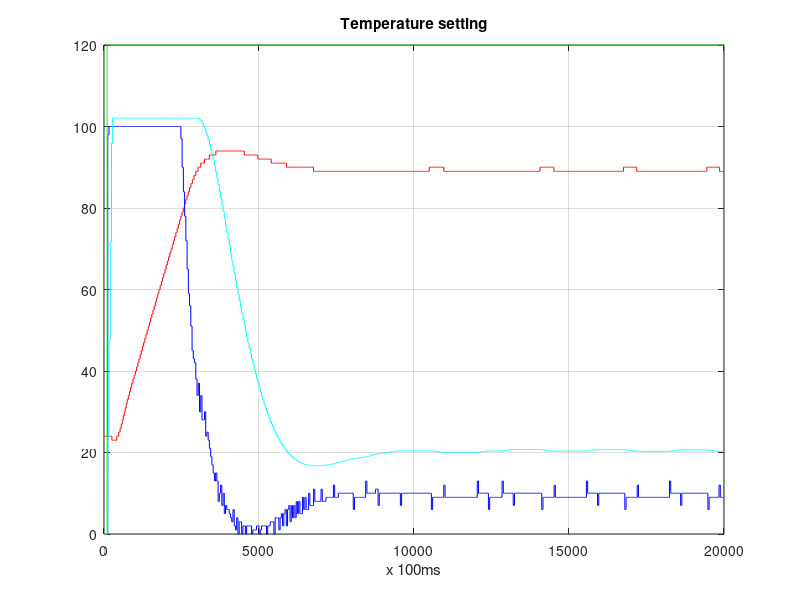

The MATLAB source for this figure:

% Actual temperature
file = fopen('col_0.txt','r');
if file ~= -1
    temp_actual = fscanf(file, '%d');
    fclose(file);
end

file = fopen('col_7.txt','r');
if file ~= -1
    i_term = fscanf(file, '%d');
    fclose(file);
end

file = fopen('col_8.txt','r');
if file ~= -1
    pid_output = fscanf(file, '%d');
    fclose(file);
end

file = fopen('setting.txt','r');
if file ~= -1
    temp_setting = fscanf(file, '%d');
    fclose(file);
end

plot(temp_actual,'r');
hold on;

plot(pid_output,'b');
hold on;

plot(temp_setting,'g');
hold on;

plot(i_term/49,'c');
hold on;


grid on;
title('Temperature setting');
xlabel('x 100ms');
%ylabel('degrees Celsius');
%legend('Actual','Desired','PID effort');










